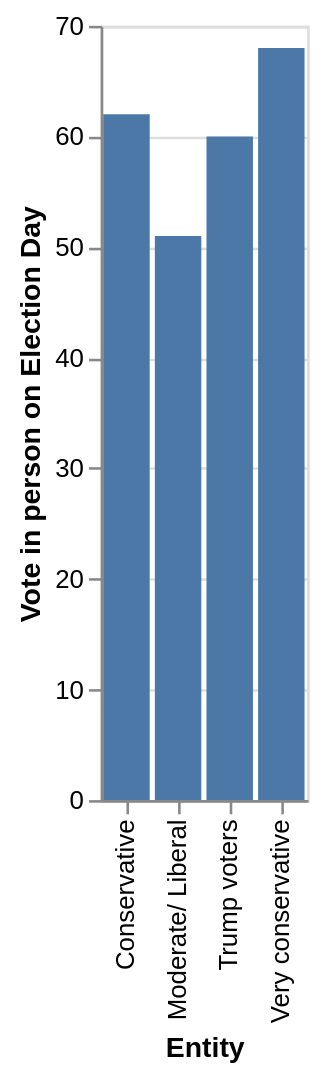

Write the Vega-Lite specification saved for this chart.
### Vega-Lite specification from a JSON file in a GitHub repository (floating-point values rounded to 4 significant figures)
{"$schema": "https://vega.github.io/schema/vega-lite/v5.json", "description": "Bar chart auto-generated from CSV", "data": {"values": [{"Entity": "Moderate/ Liberal", "Vote in person on Election Day": "51", "Vote early": "20", "Vote by mail": "22"}, {"Entity": "Conservative", "Vote in person on Election Day": "62", "Vote early": "20", "Vote by mail": "17"}, {"Entity": "Very conservative", "Vote in person on Election Day": "68", "Vote early": "19", "Vote by mail": "11"}, {"Entity": "Trump voters", "Vote in person on Election Day": "60", "Vote early": "20", "Vote by mail": "17"}]}, "mark": "bar", "encoding": {"x": {"field": "Entity", "type": "ordinal"}, "y": {"field": "Vote in person on Election Day", "type": "quantitative"}}}
